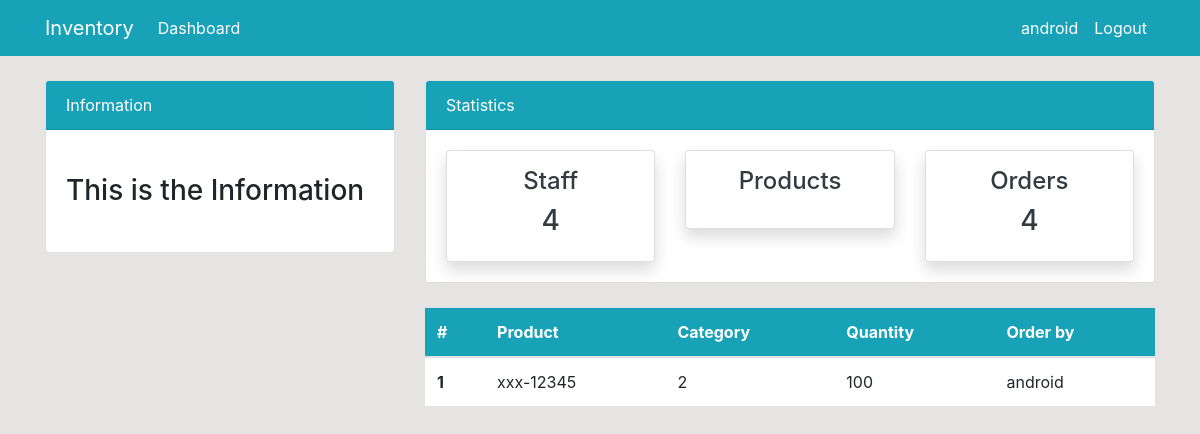
Screenshot of /order/ (signed in) with the database file from the repository.
### dashboard/models.py (models this page shows, shortened)
class Order(models.Model):
    product=models.ForeignKey(Product, on_delete=models.CASCADE)
    staff=models.ForeignKey(User,models.CASCADE,null=True)
    order_quantity=models.PositiveIntegerField(null=True)
    date=models.DateTimeField(auto_now_add=True)
    class Meta:
        verbose_name_plural="Order"

class Product(models.Model):
      name=models.CharField(max_length=100,null=True)
      category=models.CharField(max_length=100,choices=CATEGORY,null=True)
      quantity=models.PositiveIntegerField(null=True)
      class Meta:
          verbose_name_plural="Product"
      def __str__(self):
        return f'{self.name}-{self.quantity}'

### dashboard/views.py (the view)
# urls.py: path('order/',views.order,name='dashboard-order'),
@login_required
def order(request):
    orders=Order.objects.all()
    context={
    'orders':orders,
    }
    return render(request, 'dashboard/order.html',context)

### templates/dashboard/order.html (shortened to what this page needs)
{% extends 'partials/base.html' %}
{% block content %}
  {% include 'partials/topnav.html' %}
<div class="container">
       <div class="row my-4">
           <div class="col-md-4">
           </div>
           <div class="col-md-8">
               <table class="table bg-white">
                   <thead class="bg-info">
                       <tr class="text-white">
                           <th scope="col">#</th>
                           <th scope="col">Product</th>
                           <th scope="col">Category</th>
                           <th scope="col">Quantity</th>
                           <th scope="col">Order by</th>
                       </tr>
                   </thead>
                   <tbody>
                        {% for orders in orders %}
                       <tr>
                           <th scope="row">1</th>
                           <td>{{ orders.product }}</td>
                           <td>{{ orders.product.category }}</td>
                           <td>{{orders.order_quantity}}</td>
                           <td>
                               {{orders.staff.username}}
                           </td>
                       </tr>
                      {% endfor %}
                   </tbody>
               </table>
           </div>
       </div>
   </div>
{% endblock %}

### templates/partials/nav.html (shortened to what this page needs)
 <nav class="navbar navbar-expand-lg navbar-info bg-info">
   {% if user.is_authenticated %}
     <div class="container">
         <a class="navbar-brand text-white" href="{% url 'dashboard-index' %}">Inventory</a>
         <div class="collapse navbar-collapse" id="navbarSupportedContent">
             <ul class="navbar-nav mr-auto">
                 <li class="nav-item active">
                     <a class="nav-link text-white" href="{% url 'dashboard-index' %}">Dashboard </a>
                 </li>
             </ul>
             <ul class="navbar-nav ml-auto">
                 <li class="nav-item active">
                     <a class="nav-link text-white" href="{% url 'user-profile' %}">{{ user.username }} </a>
                 </li>
                 <li class="nav-item">
                     <a class="nav-link text-white" href="{% url 'user-logout' %}">Logout</a>
                 </li>
             </ul>
             {% endif %}
         </div>
     </div>
 </nav>

### css/style.css (style rules this page uses)
body { background: rgb(230, 227, 227); }

### rows the page displays
Order: product "xxx-12345", product.category "2", order_quantity "100", staff.username "android"

### other values shown
{{ user.username }} "android"
